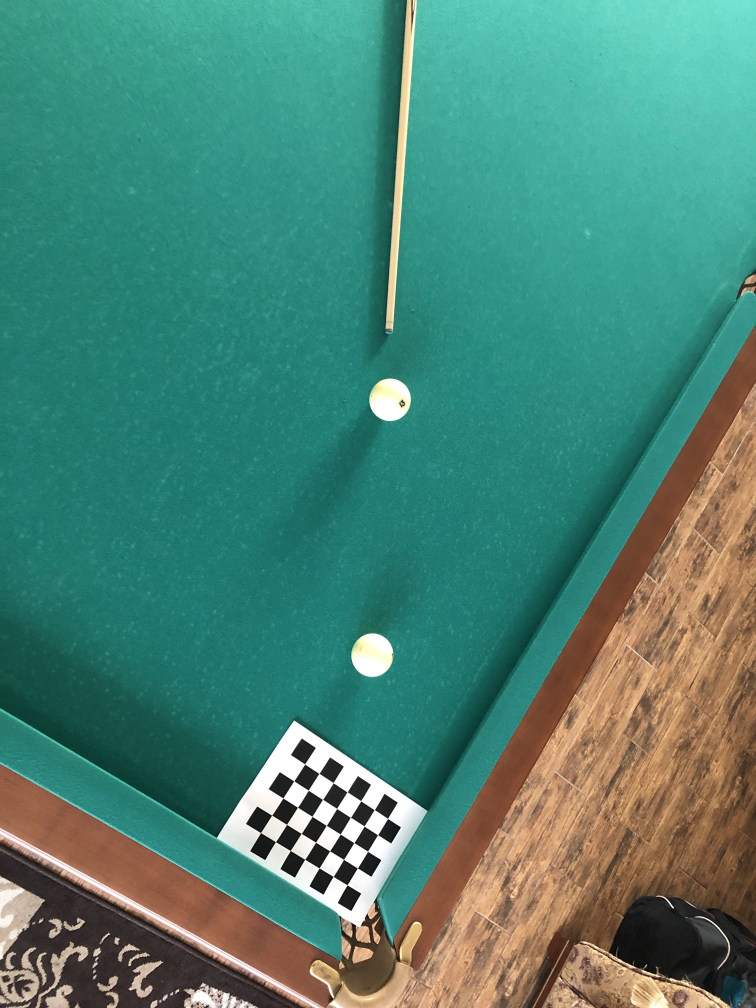
#> input picture data/src_balls.jpg, 3024 x 4032 px (shown at 1/4 size)
$ jupyter execute --allow-errors bonus_2.ipynb
#> lines starting #> are read from the running program, lines starting #| are printed output that depends on the picture; after the words box and inside, x2 and y2 are one past the last pixel; in counts of white or black regions, pixels touching at a corner belong together; long printed decimals are rounded
[cell 1]
import cv2 as cv
import numpy as np
from matplotlib import pyplot as plt
import math

data_path = "./data/"

[cell 2]
table = cv.imread(data_path + "src_balls.jpg")
#> table is the input picture: shape (4032, 3024, 3); mean B, G, R 116.5, 132, 75.2

### Original image

[cell 3]
plt.imshow(cv.cvtColor(table, cv.COLOR_BGR2RGB))

[cell 4]
ret, corners = cv.findChessboardCorners(cv.cvtColor(table, cv.COLOR_BGR2GRAY), (7, 5), None)
#> ret = True; corners = 35 rows, first 8: [1219.4, 3056.6], [1277.1, 3094.8], [1334.2, 3132.6], [1390.3, 3169.1], [1444.6, 3205.6], [1499.2, 3239.8], [1551.8, 3275], [1176, 3125.2]
ret
#> Out = True

[cell 5]
table_w_corners = table.copy()
cv.drawChessboardCorners(table_w_corners, (7,5), corners, ret)
scale_factor = 10
plt.figure(figsize = (scale_factor, scale_factor * table_w_corners.shape[0] / table_w_corners.shape[1]))
plt.imshow(cv.cvtColor(table_w_corners, cv.COLOR_BGR2RGB))

### Undistortion

[cell 6]
criteria = (cv.TERM_CRITERIA_EPS + cv.TERM_CRITERIA_MAX_ITER, 30, 0.001)
fine_corners = cv.cornerSubPix(cv.cvtColor(table, cv.COLOR_BGR2GRAY), corners, (11,11), (-1,-1), criteria)
#> fine_corners = 35 rows, first 8: [1220.1, 3057.3], [1277.3, 3094.9], [1334.2, 3132.4], [1389.8, 3168.9], [1444.3, 3204.6], [1498.4, 3240.1], [1551.7, 3275], [1176.5, 3125]

[cell 7]
objpoints = np.zeros((1, 7*5,3), np.float32)
objpoints[0, :,:2] = np.mgrid[0:7,0:5].T.reshape(-1,2)
objpoints.shape

[cell 8]
imgpoints = fine_corners
#> imgpoints has the same summary as fine_corners
imgpoints.shape
#> Out = (35, 1, 2)

[cell 9]
ret, mtx, dist, rvecs, tvecs = cv.calibrateCamera(objpoints, [imgpoints], cv.cvtColor(table, cv.COLOR_BGR2GRAY).shape[::-1], None, None)
#> ret = 0.24; mtx = [[1490.8, 0, 1424], [0, 1706.9, 1908.2], [0, 0, 1]]; dist = [[0.068, -0.037, -0.0334, 0.000903, 0.0153]]; rvecs = ([-0.0474, -0.185, 0.642],); tvecs = ([-2.86, 14.37, 20.4],)

[cell 10]
h, w = table.shape[:2]
#> h = 4032; w = 3024
newcameramtx, roi = cv.getOptimalNewCameraMatrix(mtx, dist, (w,h), 1, (w,h))
#> newcameramtx = [[1524.9, 0, 1436.8], [0, 1766.4, 1727.5], [0, 0, 1]]; roi = (155, 103, 2699, 3770)

[cell 11]
undist_table = cv.undistort(table, mtx, dist, None, newcameramtx)
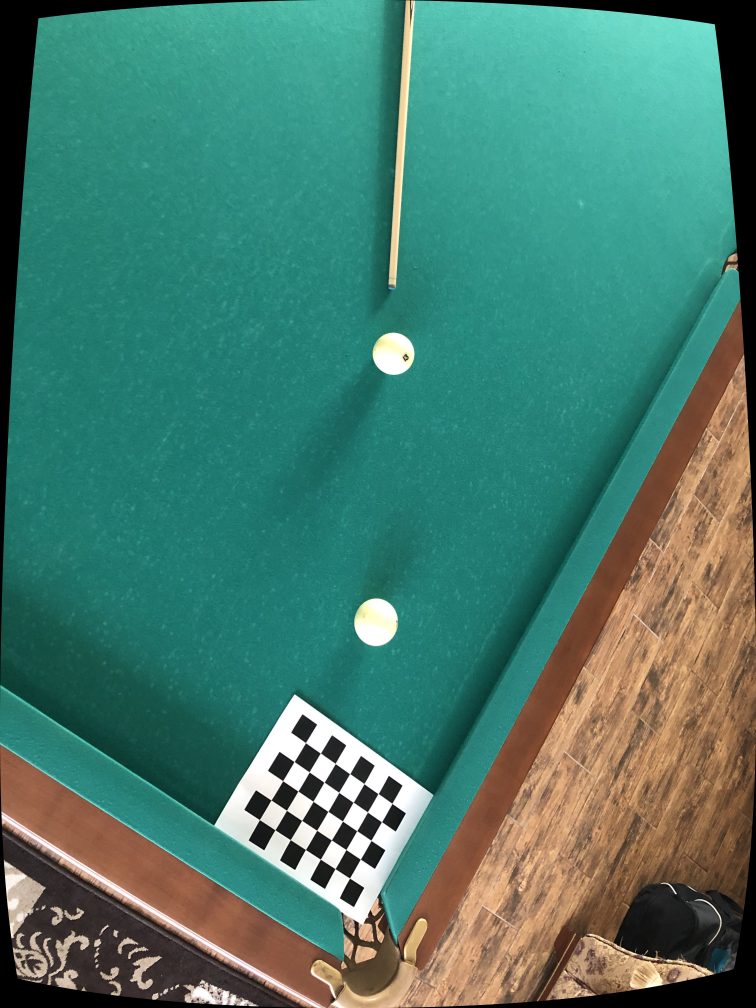
#> undist_table: shape (4032, 3024, 3) (shown at 1/4 size); mean B, G, R 109.1, 123.6, 72.2
# crop the image
x, y, w, h = roi
#> x = 155; y = 103; w = 2699; h = 3770
undist_table = undist_table[y:y+h, x:x+w]
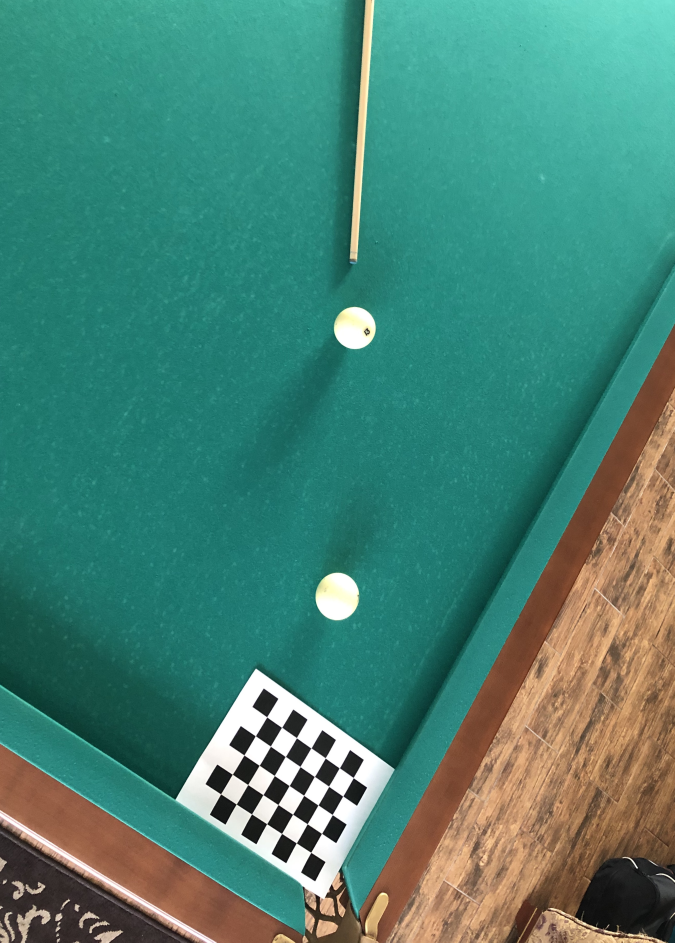
#> undist_table: shape (3770, 2699, 3) (shown at 1/4 size); mean B, G, R 116.1, 130.7, 71.7
scale_factor = 10
plt.figure(figsize = (scale_factor, scale_factor * undist_table.shape[0] / undist_table.shape[1]))
plt.imshow(cv.cvtColor(undist_table, cv.COLOR_BGR2RGB))

### Warping the image

[cell 12]
ret, undist_corners = cv.findChessboardCorners(cv.cvtColor(undist_table, cv.COLOR_BGR2GRAY), (7, 5), None)
#> ret = True; undist_corners = 35 rows, first 8: [1067.5, 2868.1], [1128, 2910.6], [1187, 2952.5], [1245.6, 2993.4], [1302.5, 3034.4], [1358.6, 3073], [1414.3, 3111.6], [1021.6, 2944.8]
ret
#> Out = True

[cell 13]
fine_undist_corners = cv.cornerSubPix(cv.cvtColor(undist_table, cv.COLOR_BGR2GRAY), undist_corners, (11,11), (-1,-1), criteria)
#> fine_undist_corners = 35 rows, first 8: [1068.3, 2868.9], [1127.9, 2910.7], [1187.2, 2952.5], [1245.3, 2993.3], [1302.2, 3033.2], [1358.6, 3072.8], [1414.3, 3112], [1022.7, 2944.6]
input_pts = np.array([fine_undist_corners[0][0], fine_undist_corners[6][0], fine_undist_corners[-7][0], fine_undist_corners[-1][0]])
#> input_pts = [[1068.3, 2868.9], [1414.3, 3112], [883.7, 3176.8], [1244.6, 3410.6]]
input_pts
#> Out has the same summary as input_pts

[cell 14]
final_img_width, final_img_height = 4000, 4000
board_right_offset = 500
chess_cell_width = 100
output_pts = np.float32([[final_img_width - chess_cell_width*7, final_img_height - chess_cell_width*5],
                         [final_img_width, final_img_height - chess_cell_width*5],
                         [final_img_width - chess_cell_width*7, final_img_height],
                         [final_img_width, final_img_height]])
output_pts -= board_right_offset
output_pts

[cell 15]
perspective_mat = cv.getPerspectiveTransform(input_pts, output_pts)
#> perspective_mat = [[0.881, 0.685, -482.9], [-1.03, 0.986, 863.3], [-0.000106, -7.46e-06, 1]]
perspective_mat
#> Out has the same summary as perspective_mat

[cell 16]
warped_table = cv.warpPerspective(undist_table, perspective_mat,(final_img_width, final_img_height),flags=cv.INTER_LINEAR)
scale_factor = 10
plt.figure(figsize = (scale_factor, scale_factor * warped_table.shape[0] / warped_table.shape[1]))
plt.imshow(cv.cvtColor(warped_table, cv.COLOR_BGR2RGB))

### Drawing chessboard corners

[cell 17]
ret, warped_corners = cv.findChessboardCorners(cv.cvtColor(warped_table, cv.COLOR_BGR2GRAY), (7, 5), None)
#> warped_corners = 35 rows, first 8: [2799.5, 3000.5], [2916, 3000.1], [3032, 2999.3], [3151.7, 2999.4], [3265.5, 3000], [3383, 3000], [3499.5, 3000.5], [2798.1, 3126.1]
ret
#> Out = True

[cell 18]
fine_warp_corners = cv.cornerSubPix(cv.cvtColor(warped_table, cv.COLOR_BGR2GRAY), warped_corners, (11,11), (-1,-1), criteria)
#> fine_warp_corners = 35 rows, first 8: [2799.9, 3000.2], [2916, 3000.1], [3033.5, 3000.2], [3150, 3000.1], [3266.1, 3000], [3382.6, 3000], [3499.8, 2999.9], [2799.7, 3125.2]

[cell 19]
cv.drawChessboardCorners(warped_table, (7,5), fine_warp_corners, ret)
scale_factor = 10
plt.figure(figsize = (scale_factor, scale_factor * warped_table.shape[0] / warped_table.shape[1]))
plt.imshow(cv.cvtColor(warped_table, cv.COLOR_BGR2RGB))

### Finding the stick

[cell 20]
stick_on_the_table = warped_table[:700, 1000:1900, :]
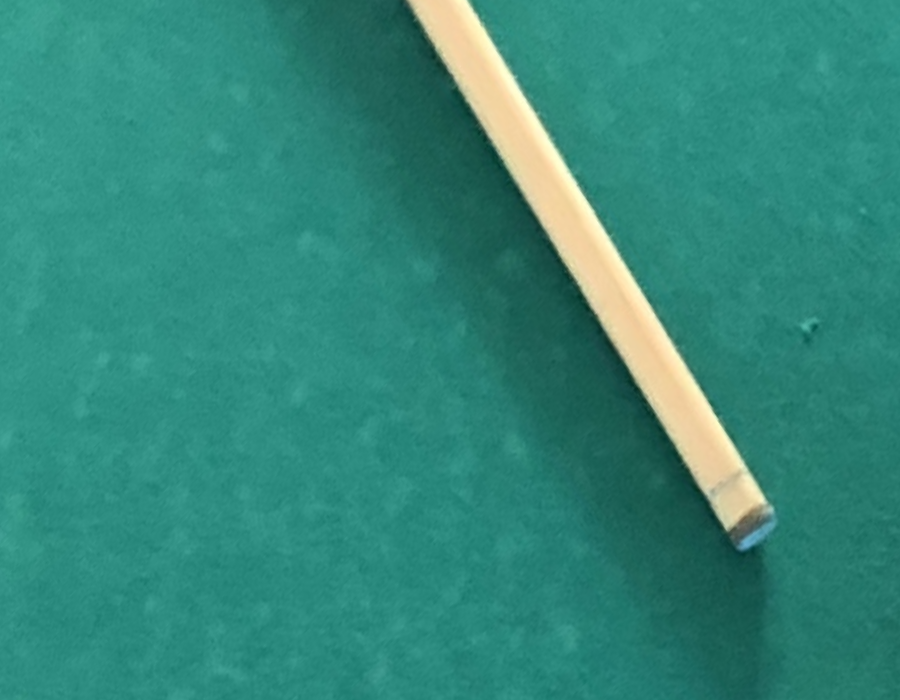
#> stick_on_the_table: shape (700, 900, 3); mean B, G, R 121.7, 135.6, 51.4
plt.imshow(cv.cvtColor(stick_on_the_table, cv.COLOR_BGR2RGB))

[cell 21]
_, binary_stick = cv.threshold(stick_on_the_table[:, :, 2],100,255,cv.THRESH_BINARY)
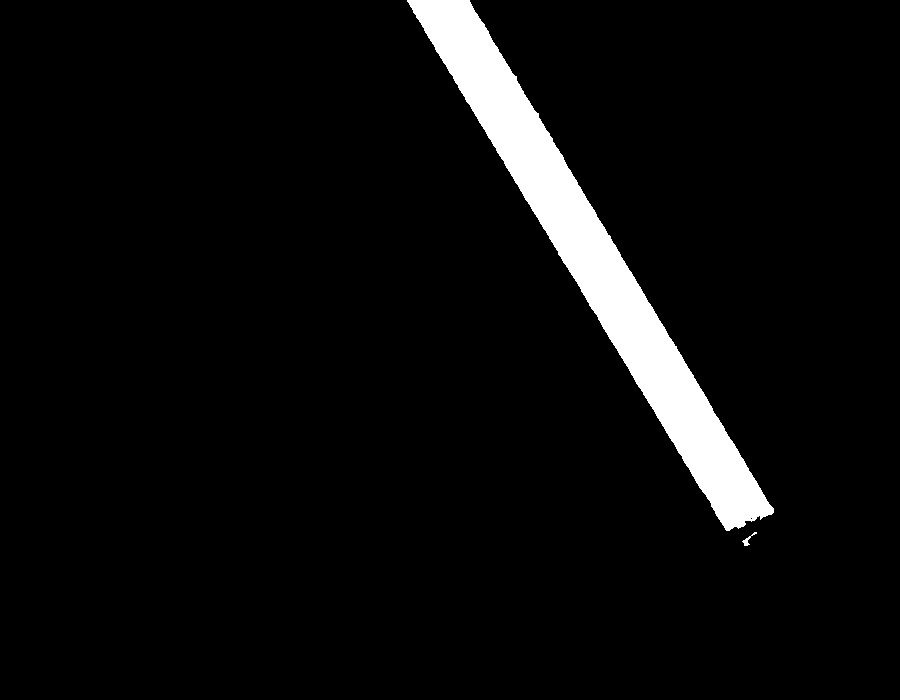
#> binary_stick: shape (700, 900); 5.1% white; 2 white regions
plt.imshow(binary_stick, cmap="gray")

[cell 22]
contours, _ = cv.findContours(binary_stick, cv.RETR_EXTERNAL, cv.CHAIN_APPROX_SIMPLE)
#> contours = 2 contours; box (x1, y1, x2, y2) and area: (407, 0, 774, 531) 31584, (742, 532, 757, 546) 36
print(f"Found {len(contours)} figures")
#| Found 2 figures
cpy = binary_stick.copy()
for c in contours:
    print(cv.minAreaRect(c))
#> this loop made 2 passes
#| ((750.281, 538.886), (17.351, 6.764), -36.027)
#| ((591.439, 255.534), (55.733, 628.073), -31.019)
(stick_cx, stick_cy), (stick_width, stick_height), angle = cv.minAreaRect(contours[1])
#> stick_cx = 591.4; stick_cy = 255.5; stick_width = 55.73; stick_height = 628.1; angle = -31.02
stick_angle = angle / 180 * math.pi
#> stick_angle = -0.541
print(f"Stick's angle is {stick_angle} rad")
#| Stick's angle is -0.5414 rad

### Finding circle centers

[cell 23]
x_ball_offset, y_ball_offset = 600, 1800
balls = warped_table[x_ball_offset:2500, y_ball_offset:3000, :]
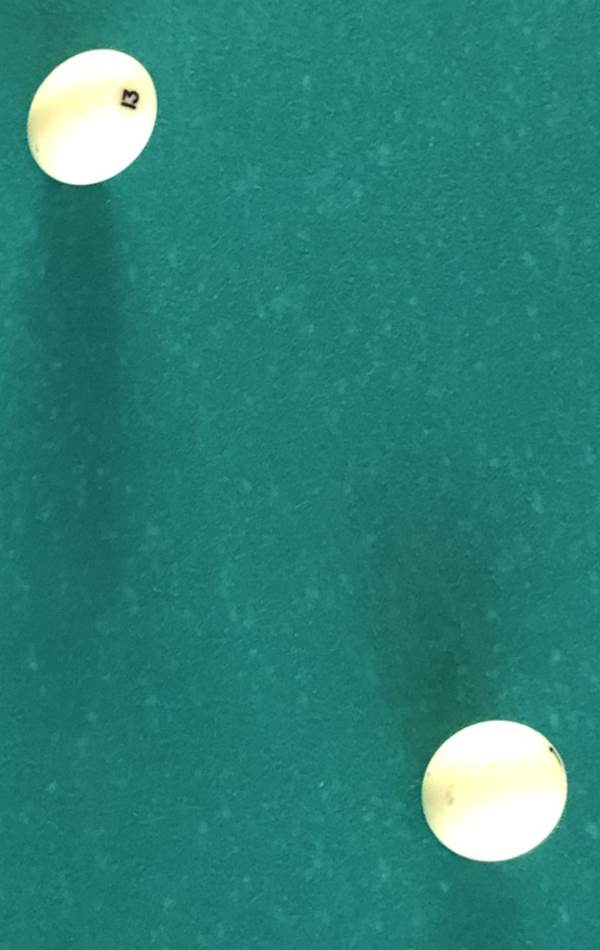
#> balls: shape (1900, 1200, 3) (shown at 1/2 size); mean B, G, R 119.5, 129.6, 44.6
plt.imshow(cv.cvtColor(balls, cv.COLOR_BGR2RGB))

[cell 24]
_, binary_balls = cv.threshold(balls[:, :, 2],150,255,cv.THRESH_BINARY)
#> binary_balls: shape (1900, 1200); 5.2% white; 3 white regions
plt.imshow(binary_balls, cmap="gray")

[cell 25]
contours, _ = cv.findContours(binary_balls, cv.RETR_EXTERNAL, cv.CHAIN_APPROX_NONE)
#> contours = 2 contours; box (x1, y1, x2, y2) and area: (845, 1441, 1135, 1723) 63906, (56, 98, 314, 370) 54064
print(f"Found {len(contours)} figures")
#| Found 2 figures
centers = []
radiuses = []
for i, c in enumerate(contours):
    x, y, w, h = cv.boundingRect(c)
    cv.rectangle(binary_balls, (x, y), (x+w, y+h), (0, 255, 0), 8)
    cx = x + w // 2
    cy = y + h // 2
    diameter = (w + h) / 2
    centers.append([cx, cy])
    radiuses.append(diameter / 2)
    print(f"Found a circle with center: [{cx}, {cy}] and diameter {diameter}")
#> this loop made 2 passes
#> (x, y, w, h, cx, cy, diameter) on passes 1 to 2: (845, 1441, 290, 282, 990, 1582, 286), (56, 98, 258, 272, 185, 234, 265)
#| Found a circle with center: [990, 1582] and diameter 286.0
#| Found a circle with center: [185, 234] and diameter 265.0
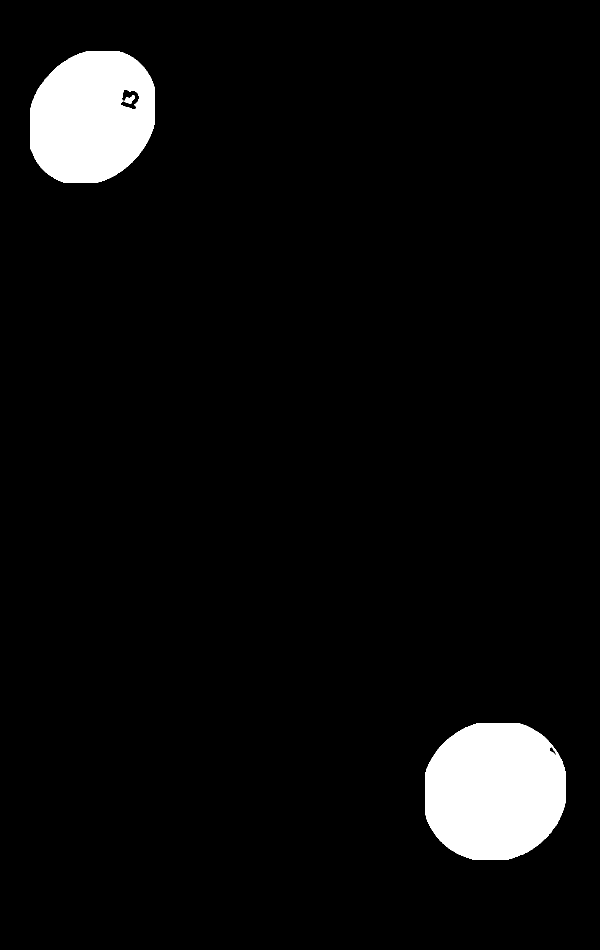
#> binary_balls: shape (1900, 1200) (shown at 1/2 size); 5.1% white; 3 white regions, box (x1, y1, x2, y2) and area: (850, 1446, 1131, 1719) 63389, (61, 103, 310, 366) 52623, (249, 190, 270, 207) 203
#> after the loop, centers = [[990, 1582], [185, 234]]; radiuses = [143, 132.5]
centers = np.array(centers) + [y_ball_offset, x_ball_offset]
#> centers = [[2790, 2182], [1985, 834]]
plt.imshow(binary_balls)

### Overall drawing

[cell 26]
# BALL RADIUS IS NOT 56!
warped_table_cpy = warped_table.copy()
for i, point in enumerate(centers):
    cv.circle(warped_table_cpy, (point[0], point[1]), int(radiuses[i]), (0, 255, 0), 8)
#> this loop made 2 passes

first_ball_x_endpoint = centers[1][0] + (warped_table_cpy.shape[0] - centers[1][1]) / math.tan(stick_angle)
#> first_ball_x_endpoint = -3280.2
cv.line(warped_table_cpy, (centers[1][0], centers[1][1]), (int(first_ball_x_endpoint), warped_table_cpy.shape[0]), (255, 0, 0), 20)

scale_factor = 10
plt.figure(figsize = (scale_factor, scale_factor * warped_table_cpy.shape[0] / warped_table_cpy.shape[1]))
plt.imshow(cv.cvtColor(warped_table_cpy, cv.COLOR_BGR2RGB))
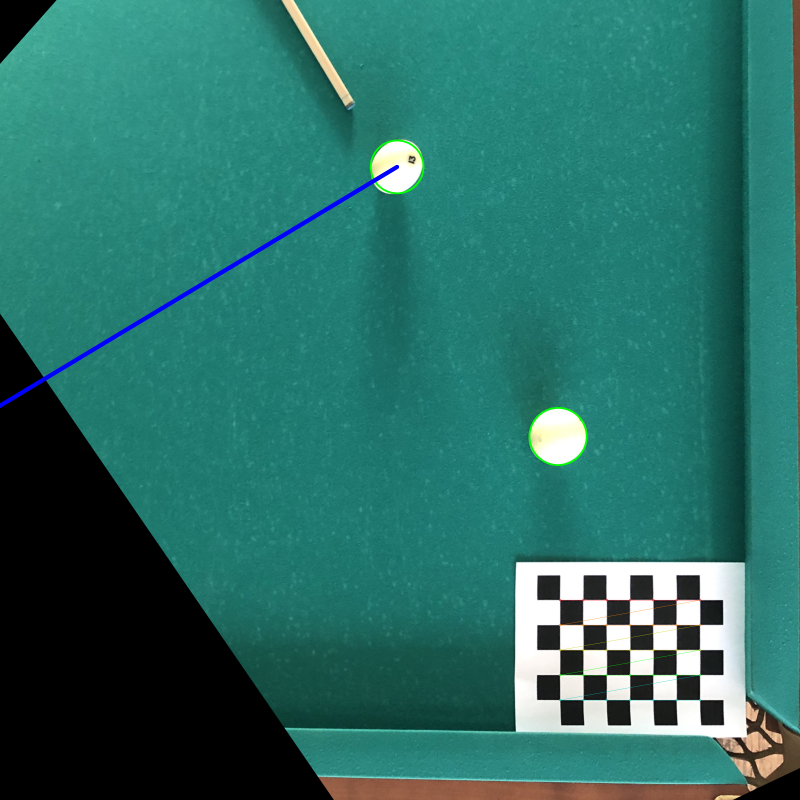
#> shown: shape (4000, 4000, 3) (shown at 1/5 size); mean R, G, B 43.4, 110.9, 102.5

### Calculating the collision point

[cell 27]
balls_dist = ((centers[0][0] - centers[1][0])**2 + (centers[0][1] - centers[1][1])**2)**0.5
#> balls_dist = 1570.1
after_collision_dist = radiuses[0] + radiuses[1]
#> after_collision_dist = 275.5
ball1_angle = math.fabs(math.pi/2 - stick_angle)
#> ball1_angle = 2.11
ball2_angle = math.fabs(math.atan((centers[0][0] - centers[1][0]) / (centers[0][1] - centers[1][1])))
#> ball2_angle = 0.538
#> (the rest of this cell did not finish here and is left out)

### The second ball will roll in the red line direction

[cell 28]
warped_table_cpy = warped_table.copy()
for i, point in enumerate(centers):
    cv.circle(warped_table_cpy, (point[0], point[1]), int(radiuses[i]), (0, 255, 0), 8)

first_ball_x_endpoint = centers[1][0] + (warped_table_cpy.shape[0] - centers[1][1]) / math.tan(stick_angle)
cv.line(warped_table_cpy, (centers[1][0], centers[1][1]), (int(first_ball_x_endpoint), warped_table_cpy.shape[0]), (255, 0, 0), 20)

line_scale = 10
#> (the rest of this cell did not finish here and is left out)
